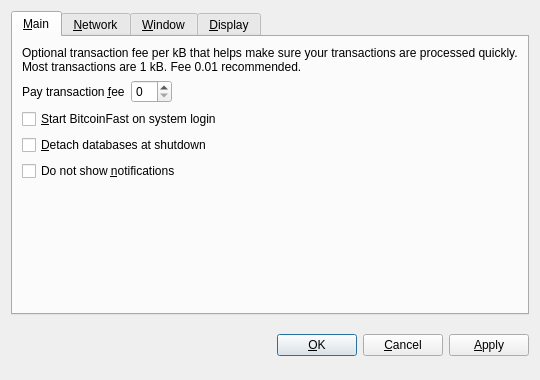
<?xml version="1.0" encoding="UTF-8"?>
<ui version="4.0">
 <class>OptionsDialog</class>
 <widget class="QDialog" name="OptionsDialog">
  <property name="geometry">
   <rect>
    <x>0</x>
    <y>0</y>
    <width>540</width>
    <height>380</height>
   </rect>
  </property>
  <property name="windowTitle">
   <string>Options</string>
  </property>
  <property name="modal">
   <bool>true</bool>
  </property>
  <layout class="QVBoxLayout" name="verticalLayout">
   <item>
    <widget class="QTabWidget" name="tabWidget">
     <property name="tabPosition">
      <enum>QTabWidget::North</enum>
     </property>
     <property name="currentIndex">
      <number>0</number>
     </property>
     <widget class="QWidget" name="tabMain">
      <attribute name="title">
       <string>&amp;Main</string>
      </attribute>
      <layout class="QVBoxLayout" name="verticalLayout_Main">
       <item>
        <widget class="QLabel" name="transactionFeeInfoLabel">
         <property name="text">
          <string>Optional transaction fee per kB that helps make sure your transactions are processed quickly. Most transactions are 1 kB. Fee 0.01 recommended.</string>
         </property>
         <property name="textFormat">
          <enum>Qt::PlainText</enum>
         </property>
         <property name="wordWrap">
          <bool>true</bool>
         </property>
        </widget>
       </item>
       <item>
        <layout class="QHBoxLayout" name="horizontalLayout_Main">
         <item>
          <widget class="QLabel" name="transactionFeeLabel">
           <property name="text">
            <string>Pay transaction &amp;fee</string>
           </property>
           <property name="textFormat">
            <enum>Qt::PlainText</enum>
           </property>
           <property name="buddy">
            <cstring>transactionFee</cstring>
           </property>
          </widget>
         </item>
         <item>
          <widget class="BitcoinAmountField" name="transactionFee"/>
         </item>
         <item>
          <spacer name="horizontalSpacer_Main">
           <property name="orientation">
            <enum>Qt::Horizontal</enum>
           </property>
           <property name="sizeHint" stdset="0">
            <size>
             <width>40</width>
             <height>20</height>
            </size>
           </property>
          </spacer>
         </item>
        </layout>
       </item>
       <item>
        <widget class="QCheckBox" name="bitcoinAtStartup">
         <property name="toolTip">
          <string>Automatically start BitcoinFast after logging in to the system.</string>
         </property>
         <property name="text">
          <string>&amp;Start BitcoinFast on system login</string>
         </property>
        </widget>
       </item>
       <item>
        <widget class="QCheckBox" name="detachDatabases">
         <property name="toolTip">
          <string>Detach block and address databases at shutdown. This means they can be moved to another data directory, but it slows down shutdown. The wallet is always detached.</string>
         </property>
         <property name="text">
          <string>&amp;Detach databases at shutdown</string>
         </property>
        </widget>
       </item>
       <item>
        <widget class="QCheckBox" name="hideNotifications">
         <property name="toolTip">
          <string>Hide all notifications to system, this is system specific according to the OS you're using. Only critical notifications cannot be suppressed, and will still be shown.</string>
         </property>
         <property name="text">
          <string>Do not show &amp;notifications</string>
         </property>
        </widget>
       </item>
       <item>
        <spacer name="verticalSpacer_Main">
         <property name="orientation">
          <enum>Qt::Vertical</enum>
         </property>
         <property name="sizeHint" stdset="0">
          <size>
           <width>20</width>
           <height>40</height>
          </size>
         </property>
        </spacer>
       </item>
      </layout>
     </widget>
     <!--<widget class="QWidget" name="tabDusting">
      <attribute name="title">
       <string>&amp;Dusting</string>
      </attribute>
      <layout class="QVBoxLayout" name="verticalLayout_Window">
       <item>
        <widget class="QCheckBox" name="enableAutoDusting">
         <property name="toolTip">
          <string>When you enable this functionality, and the wallet is staking the system will automatically run Dusting Control at the indicated period, to ensure that all blocks are packed into one. When this function is enabled, you don't need to manually use Coin Control functions, the wallet software does this automatically for you.</string>
         </property>
         <property name="text">
          <string>&amp;Enable auto-dusting of Wallet</string>
         </property>
        </widget>
       </item>
       <item>
        <spacer name="verticalSpacer_Dusting">
         <property name="orientation">
          <enum>Qt::Vertical</enum>
         </property>
         <property name="sizeHint" stdset="0">
          <size>
           <width>20</width>
           <height>40</height>
          </size>
         </property>
        </spacer>
       </item>
      </layout>
     </widget>-->
     <widget class="QWidget" name="tabNetwork">
      <attribute name="title">
       <string>&amp;Network</string>
      </attribute>
      <layout class="QVBoxLayout" name="verticalLayout_Network">
       <item>
        <widget class="QCheckBox" name="mapPortUpnp">
         <property name="toolTip">
          <string>Automatically open the BitcoinFast client port on the router. This only works when your router supports UPnP and it is enabled.</string>
         </property>
         <property name="text">
          <string>Map port using &amp;UPnP</string>
         </property>
        </widget>
       </item>
       <item>
        <widget class="QCheckBox" name="connectSocks">
         <property name="toolTip">
          <string>Connect to the BitcoinFast network through a SOCKS proxy (e.g. when connecting through Tor).</string>
         </property>
         <property name="text">
          <string>&amp;Connect through SOCKS proxy:</string>
         </property>
        </widget>
       </item>
       <item>
        <layout class="QHBoxLayout" name="horizontalLayout_Network">
         <item>
          <widget class="QLabel" name="proxyIpLabel">
           <property name="text">
            <string>Proxy &amp;IP:</string>
           </property>
           <property name="textFormat">
            <enum>Qt::PlainText</enum>
           </property>
           <property name="buddy">
            <cstring>proxyIp</cstring>
           </property>
          </widget>
         </item>
         <item>
          <widget class="QValidatedLineEdit" name="proxyIp">
           <property name="maximumSize">
            <size>
             <width>140</width>
             <height>16777215</height>
            </size>
           </property>
           <property name="toolTip">
            <string>IP address of the proxy (e.g. 127.0.0.1)</string>
           </property>
          </widget>
         </item>
         <item>
          <widget class="QLabel" name="proxyPortLabel">
           <property name="text">
            <string>&amp;Port:</string>
           </property>
           <property name="textFormat">
            <enum>Qt::PlainText</enum>
           </property>
           <property name="buddy">
            <cstring>proxyPort</cstring>
           </property>
          </widget>
         </item>
         <item>
          <widget class="QLineEdit" name="proxyPort">
           <property name="maximumSize">
            <size>
             <width>55</width>
             <height>16777215</height>
            </size>
           </property>
           <property name="toolTip">
            <string>Port of the proxy (e.g. 9050)</string>
           </property>
          </widget>
         </item>
         <item>
          <widget class="QLabel" name="socksVersionLabel">
           <property name="text">
            <string>SOCKS &amp;Version:</string>
           </property>
           <property name="textFormat">
            <enum>Qt::PlainText</enum>
           </property>
           <property name="buddy">
            <cstring>socksVersion</cstring>
           </property>
          </widget>
         </item>
         <item>
          <widget class="QValueComboBox" name="socksVersion">
           <property name="toolTip">
            <string>SOCKS version of the proxy (e.g. 5)</string>
           </property>
          </widget>
         </item>
         <item>
          <spacer name="horizontalSpacer_Network">
           <property name="orientation">
            <enum>Qt::Horizontal</enum>
           </property>
           <property name="sizeHint" stdset="0">
            <size>
             <width>40</width>
             <height>20</height>
            </size>
           </property>
          </spacer>
         </item>
        </layout>
       </item>
       <item>
        <spacer name="verticalSpacer_Network">
         <property name="orientation">
          <enum>Qt::Vertical</enum>
         </property>
         <property name="sizeHint" stdset="0">
          <size>
           <width>20</width>
           <height>40</height>
          </size>
         </property>
        </spacer>
       </item>
      </layout>
     </widget>
     <widget class="QWidget" name="tabWindow">
      <attribute name="title">
       <string>&amp;Window</string>
      </attribute>
      <layout class="QVBoxLayout" name="verticalLayout_Window">
       <item>
        <widget class="QCheckBox" name="minimizeToTray">
         <property name="toolTip">
          <string>Show only a tray icon after minimizing the window.</string>
         </property>
         <property name="text">
          <string>&amp;Minimize to the tray instead of the taskbar</string>
         </property>
        </widget>
       </item>
       <item>
        <widget class="QCheckBox" name="minimizeOnClose">
         <property name="toolTip">
          <string>Minimize instead of exit the application when the window is closed. When this option is enabled, the application will be closed only after selecting Quit in the menu.</string>
         </property>
         <property name="text">
          <string>M&amp;inimize on close</string>
         </property>
        </widget>
       </item>
       <item>
        <spacer name="verticalSpacer_Window">
         <property name="orientation">
          <enum>Qt::Vertical</enum>
         </property>
         <property name="sizeHint" stdset="0">
          <size>
           <width>20</width>
           <height>40</height>
          </size>
         </property>
        </spacer>
       </item>
      </layout>
     </widget>
     <widget class="QWidget" name="tabDisplay">
      <attribute name="title">
       <string>&amp;Display</string>
      </attribute>
      <layout class="QVBoxLayout" name="verticalLayout_Display">
       <item>
        <layout class="QHBoxLayout" name="horizontalLayout_1_Display">
         <item>
          <widget class="QLabel" name="langLabel">
           <property name="text">
            <string>User Interface &amp;language:</string>
           </property>
           <property name="textFormat">
            <enum>Qt::PlainText</enum>
           </property>
           <property name="buddy">
            <cstring>lang</cstring>
           </property>
          </widget>
         </item>
         <item>
          <widget class="QValueComboBox" name="lang">
           <property name="toolTip">
            <string>The user interface language can be set here. This setting will take effect after restarting BitcoinFast.</string>
           </property>
          </widget>
         </item>
        </layout>
       </item>
       <item>
        <layout class="QHBoxLayout" name="horizontalLayout_2_Display">
         <item>
          <widget class="QLabel" name="unitLabel">
           <property name="text">
            <string>&amp;Unit to show amounts in:</string>
           </property>
           <property name="textFormat">
            <enum>Qt::PlainText</enum>
           </property>
           <property name="buddy">
            <cstring>unit</cstring>
           </property>
          </widget>
         </item>
         <item>
          <widget class="QValueComboBox" name="unit">
           <property name="toolTip">
            <string>Choose the default subdivision unit to show in the interface and when sending coins.</string>
           </property>
          </widget>
         </item>
        </layout>
       </item>
       <item>
        <widget class="QCheckBox" name="displayAddresses">
         <property name="toolTip">
          <string>Whether to show BitcoinFast addresses in the transaction list or not.</string>
         </property>
         <property name="text">
          <string>&amp;Display addresses in transaction list</string>
         </property>
        </widget>
       </item>
       <item>
        <widget class="QCheckBox" name="coinControlFeatures">
         <property name="toolTip">
          <string>Whether to show coin control features or not.</string>
         </property>
         <property name="text">
          <string>Display coin &amp;control features (experts only!)</string>
         </property>
        </widget>
       </item>
       <item>
        <spacer name="verticalSpacer_Display">
         <property name="orientation">
          <enum>Qt::Vertical</enum>
         </property>
         <property name="sizeHint" stdset="0">
          <size>
           <width>20</width>
           <height>40</height>
          </size>
         </property>
        </spacer>
       </item>
      </layout>
     </widget>
    </widget>
   </item>
   <item>
    <layout class="QHBoxLayout" name="horizontalLayout_Buttons">
     <item>
      <spacer name="horizontalSpacer_1">
       <property name="orientation">
        <enum>Qt::Horizontal</enum>
       </property>
       <property name="sizeHint" stdset="0">
        <size>
         <width>40</width>
         <height>48</height>
        </size>
       </property>
      </spacer>
     </item>
     <item>
      <widget class="QLabel" name="statusLabel">
       <property name="font">
        <font>
         <weight>75</weight>
         <bold>true</bold>
        </font>
       </property>
       <property name="text">
        <string/>
       </property>
       <property name="textFormat">
        <enum>Qt::PlainText</enum>
       </property>
       <property name="wordWrap">
        <bool>true</bool>
       </property>
      </widget>
     </item>
     <item>
      <spacer name="horizontalSpacer_2">
       <property name="orientation">
        <enum>Qt::Horizontal</enum>
       </property>
       <property name="sizeHint" stdset="0">
        <size>
         <width>40</width>
         <height>48</height>
        </size>
       </property>
      </spacer>
     </item>
     <item>
      <widget class="QPushButton" name="okButton">
       <property name="text">
        <string>&amp;OK</string>
       </property>
      </widget>
     </item>
     <item>
      <widget class="QPushButton" name="cancelButton">
       <property name="text">
        <string>&amp;Cancel</string>
       </property>
       <property name="autoDefault">
        <bool>false</bool>
       </property>
      </widget>
     </item>
     <item>
      <widget class="QPushButton" name="applyButton">
       <property name="text">
        <string>&amp;Apply</string>
       </property>
       <property name="autoDefault">
        <bool>false</bool>
       </property>
      </widget>
     </item>
    </layout>
   </item>
  </layout>
 </widget>
 <customwidgets>
  <customwidget>
   <class>BitcoinAmountField</class>
   <extends>QSpinBox</extends>
   <header>bitcoinamountfield.h</header>
  </customwidget>
  <customwidget>
   <class>QValueComboBox</class>
   <extends>QComboBox</extends>
   <header>qvaluecombobox.h</header>
  </customwidget>
  <customwidget>
   <class>QValidatedLineEdit</class>
   <extends>QLineEdit</extends>
   <header>qvalidatedlineedit.h</header>
  </customwidget>
 </customwidgets>
 <resources/>
 <connections/>
</ui>
